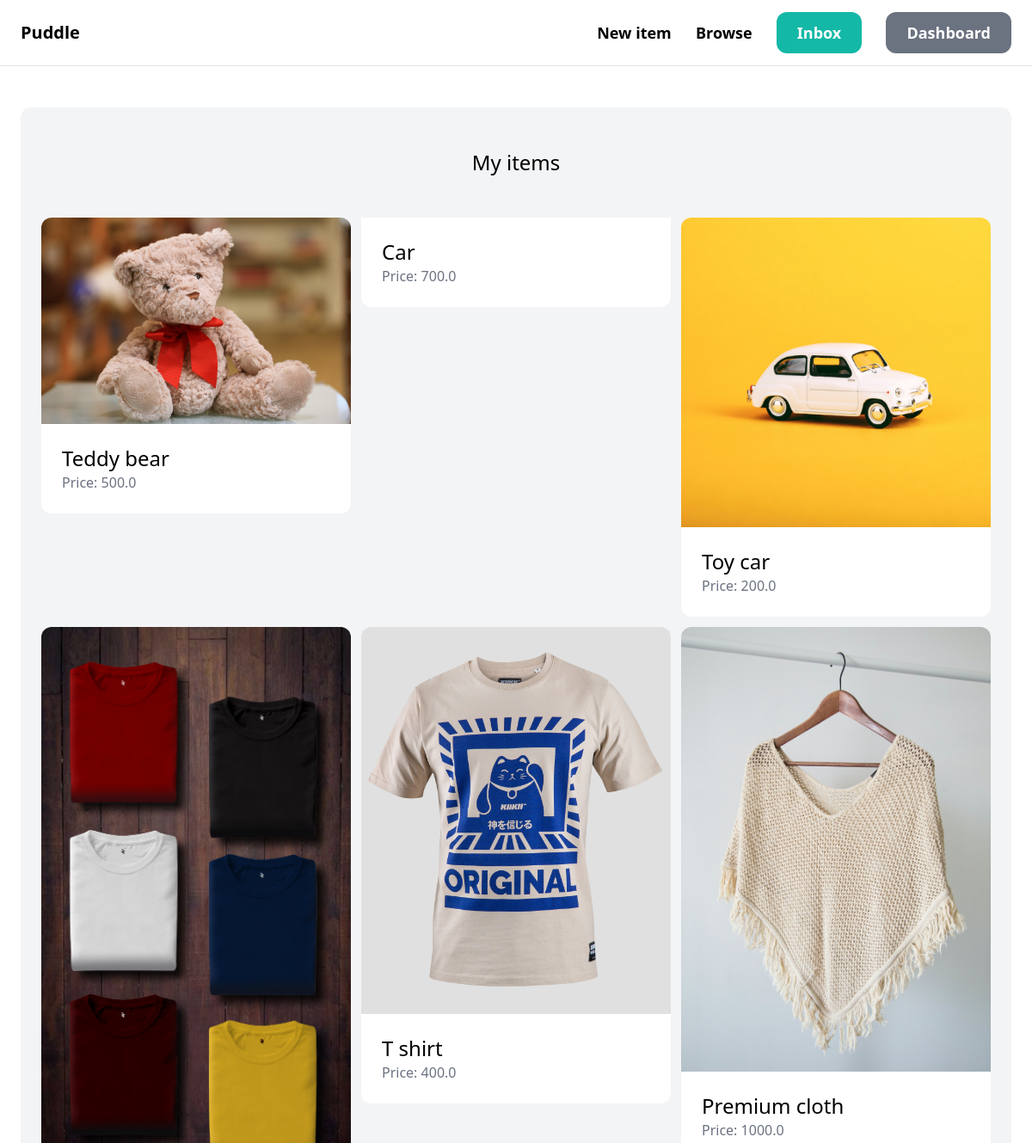
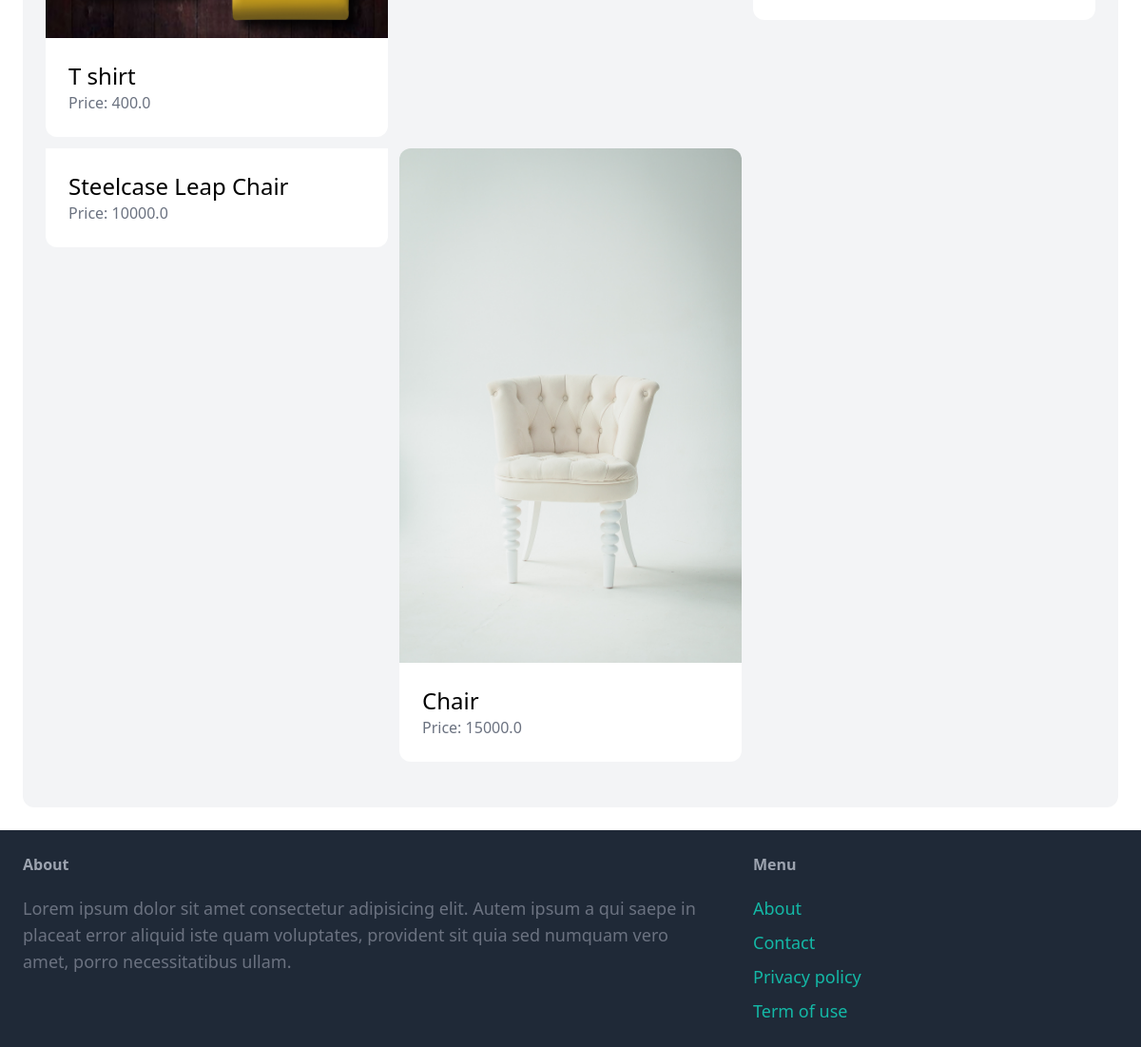
The page /dashboard/ (signed in) on the database its author committed (2 pictures, top to bottom).
### item/models.py (models this page shows, shortened)
class Item(models.Model):
    catagory=models.ForeignKey(Catagory,related_name='items',on_delete=models.CASCADE)
    name=models.CharField( max_length=250)
    description=models.TextField(blank=True,null=True)
    price=models.FloatField()
    image=models.ImageField( upload_to='item_images', blank=True,null=True)
    is_sold=models.BooleanField(default=False)
    created_by=models.ForeignKey(User,related_name='items',on_delete=models.CASCADE)
    created_at=models.DateField(auto_now_add=True)

### dashboard/views.py (the view)
# urls.py: path("", views.index, name="index"),
@login_required
def index(request):
    items=Item.objects.filter(created_by=request.user)
    return render(request,'dashboard/index.html',{
        'items':items,
    })

### dashboard/templates/dashboard/index.html (shortened to what this page needs)
{% extends 'core/base.html' %}
{% block content %}
    <div class="mt-6 px-6 py-12 bg-gray-100 rounded-xl">
        <h2 class="mb-12 text-2xl text-center">
            My items
        </h2>
        <div class="grid grid-cols-3 gap-3">
            {% for item in items  %}
            <div>
                <a href="{% url 'item:detail' item.id %}">
                    <div>
                        <img src="{{item.image.url}}" class="rounded-t-xl" alt="">
                    </div>
                    <div class="p-6 bg-white rounded-b-xl">
                        <h2 class="text-2xl">{{item.name}}</h2>
                        <p class="text-gray-500">Price: {{item.price}}</p>
                    </div>
                 </a>
            </div>
            {% endfor %}
        </div>
    </div>
{% endblock content %}

### rows shown on the page
Item: image (picture), name "Teddy bear", price "500.0"
Item: name "Car", price "700.0"
Item: image (picture), name "Toy car", price "200.0"
Item: image (picture), name "T shirt", price "400.0"
Item: image (picture), name "T shirt", price "400.0"
Item: image (picture), name "Premium cloth", price "1000.0"
Item: name "Steelcase Leap Chair", price "10000.0"
Item: image (picture), name "Chair", price "15000.0"
